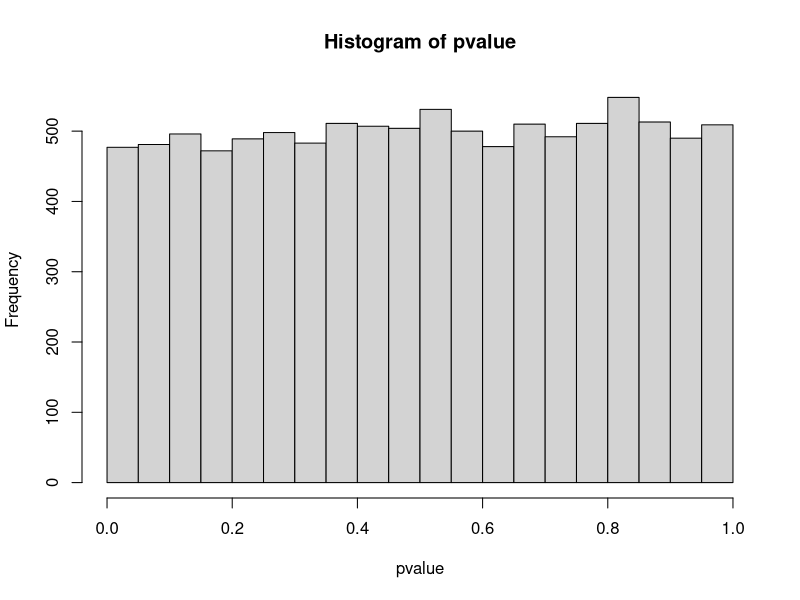
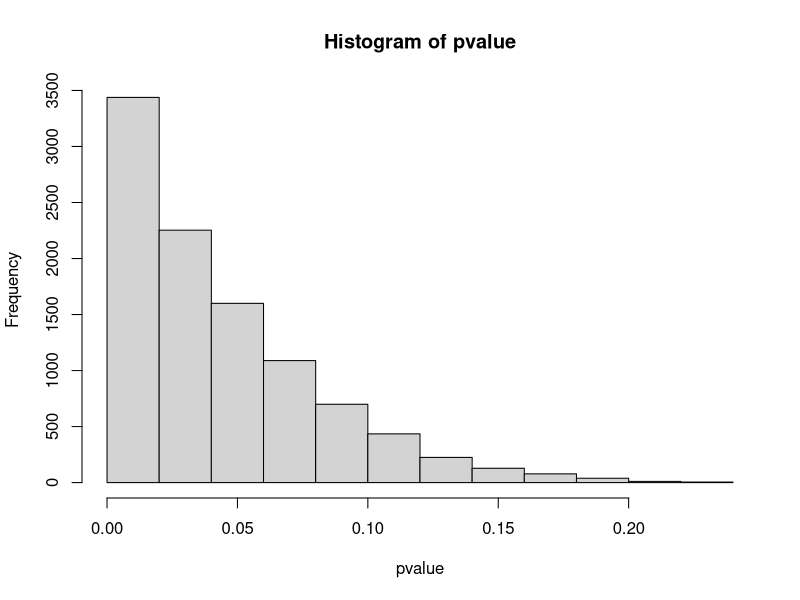
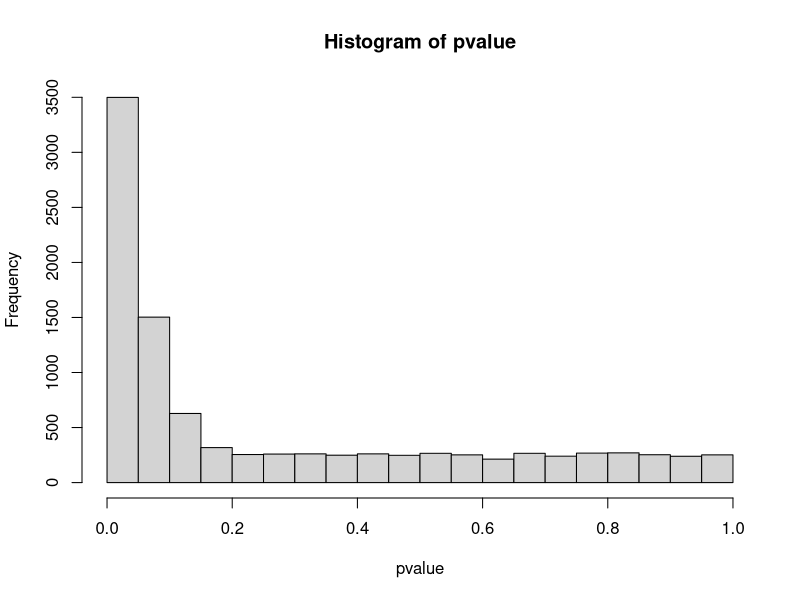
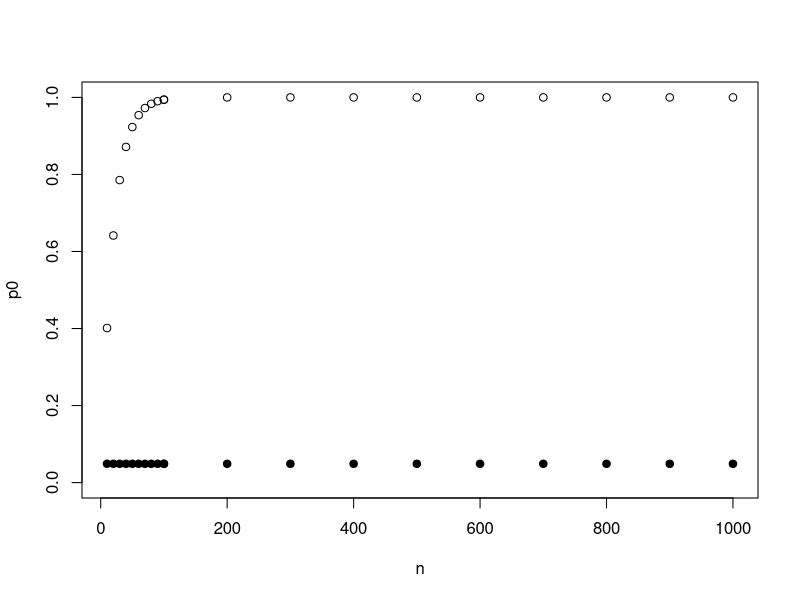
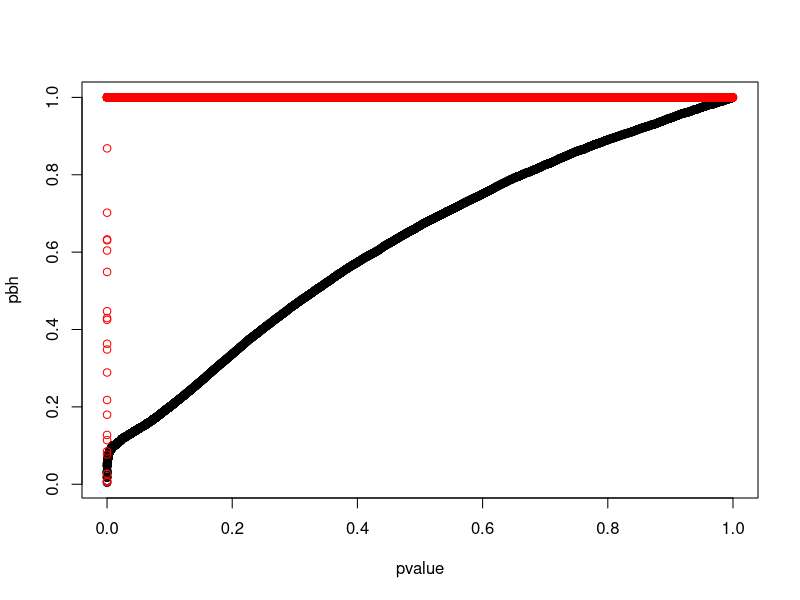
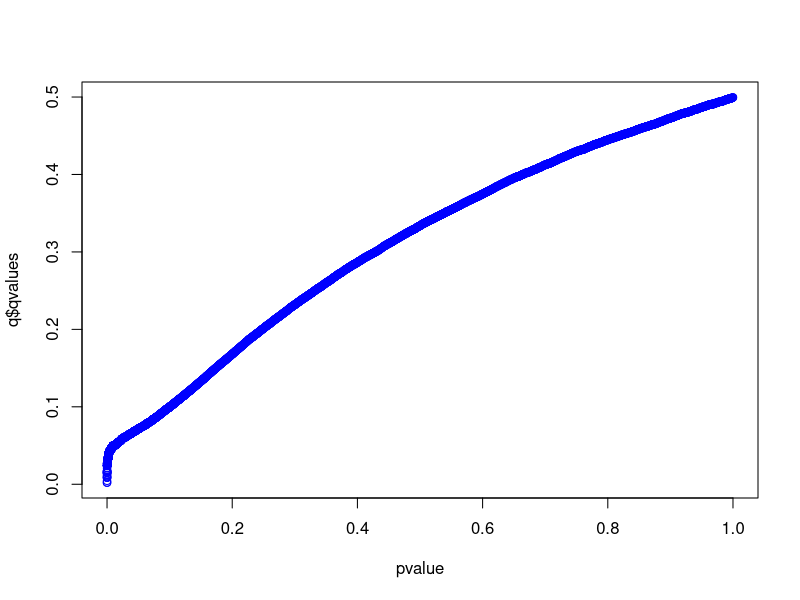
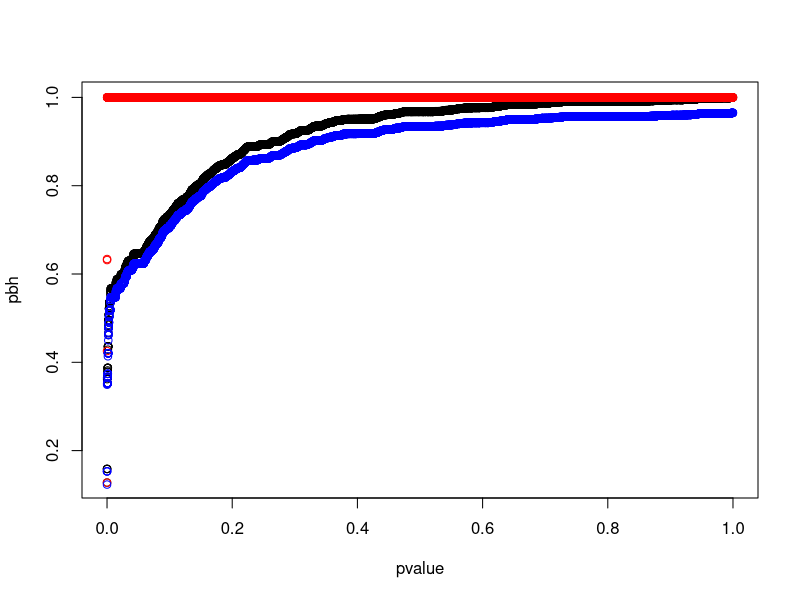

Source code (R) for these figures, in order:
## ---- chunk 1
# 随机数的10000次比较
set.seed(42)
pvalue <- NULL
for (i in 1:10000){
  a <- rnorm(10)
  b <- rnorm(10)
  c <- t.test(a,b)
  pvalue[i] <- c$p.value
}
# 看下p值分布
hist(pvalue)
# 小于0.05的个数
sum(pvalue<0.05)
# 小于0.0001的个数
sum(pvalue<0.0001)
## ---- chunk 2
set.seed(42)
pvalue <- NULL
for (i in 1:10000){
  a <- rnorm(10,1)
  b <- a+1
  c <- t.test(a,b)
  pvalue[i] <- c$p.value
}
# 看下p值分布
hist(pvalue)
# 小于0.05的个数
sum(pvalue<0.05)
# 小于0.0001的个数
sum(pvalue<0.0001)
## ---- chunk 3
set.seed(42)
pvalue <- NULL
for (i in 1:5000){
  a <- rnorm(10,1)
  b <- a+1
  c <- t.test(a,b)
  pvalue[i] <- c$p.value
}
for (i in 1:5000){
  a <- rnorm(10,1)
  b <- rnorm(10,1)
  c <- t.test(a,b)
  pvalue[i+5000] <- c$p.value
}
# 看下p值分布
hist(pvalue)
# 小于0.05的个数
sum(pvalue<0.05)
# 小于0.0001的个数
sum(pvalue<0.0001)
## ---- chunk 4
n <- c(1:10 %o% 10^(1:2))
p0 <- 1-(1-0.05)^n
p <- 1-(1-0.05/n)^n
# 不进行控制
plot(p0~n,ylim = c(0,1))
# Bonferroni方法控制
points(p~n,pch=19)
## ---- chunk 5
# 所有有差异的
R <- sum(pvalue<0.05)
# 假阳性
V <- sum(pvalue[5001:10000]<0.05)
# 错误发现率
Q <- V/R
R
V
Q
## ---- chunk 6
# 所有有差异的
R <- sum(pvalue<0.01)
# 假阳性
V <- sum(pvalue[5001:10000]<0.01)
# 错误发现率
Q <- V/R
R
V
Q
## ---- chunk 7
pbh <- p.adjust(pvalue,method = 'BH')
ph <- p.adjust(pvalue,method = 'holm')
plot(pbh~pvalue)
points(ph~pvalue,col='red')
## ---- chunk 8
library(qvalue)
q <- qvalue(pvalue)
# Q值
plot(q$qvalues~pvalue,col='blue')
## ---- chunk 9
set.seed(42)
pvalue <- NULL
for (i in 1:500){
  a <- rnorm(10,1)
  b <- a+1
  c <- t.test(a,b)
  pvalue[i] <- c$p.value
}
for (i in 1:9500){
  a <- rnorm(10,1)
  b <- rnorm(10,1)
  c <- t.test(a,b)
  pvalue[i+500] <- c$p.value
}
pbh <- p.adjust(pvalue,method = 'BH')
ph <- p.adjust(pvalue,method = 'holm')
q <- qvalue(pvalue)
plot(pbh~pvalue)
# Holm 方法
points(ph~pvalue,col='red')
# Q值
points(q$qvalues~pvalue,col='blue')
